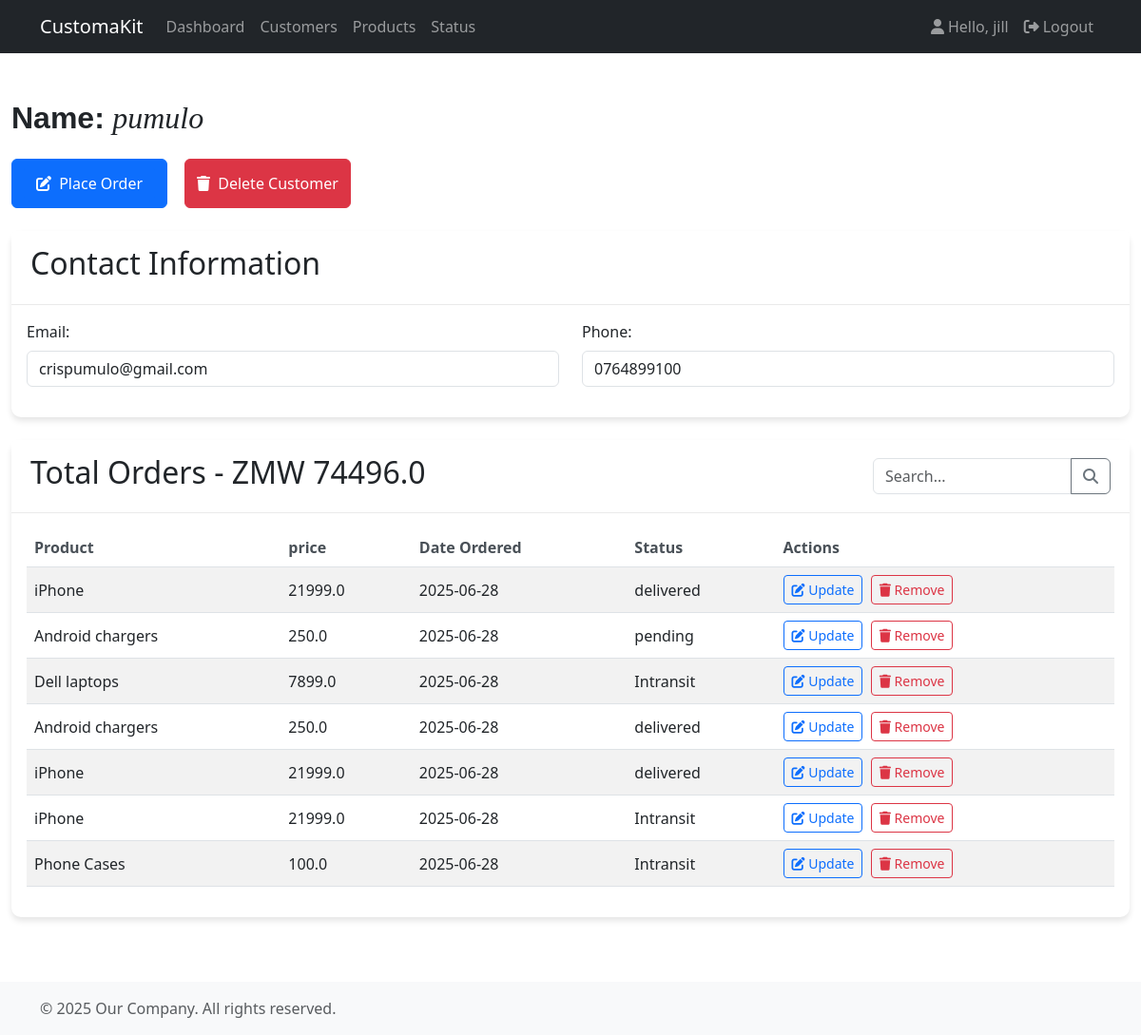
The app's page /customer/1/ (signed in) with its own data.
### customer/models.py (models this page shows, shortened)
class Customer(models.Model):
  user = models.OneToOneField(User, null=True, on_delete=models.CASCADE)
  name = models.CharField(max_length=200, null=True)
  phone = models.CharField(max_length=200, null=True)
  profile_pic = models.ImageField(null=True, blank=True)
  email = models.CharField(max_length=200, null=True, unique=True)
  created_at = models.DateTimeField(auto_now_add=True)

### product/models.py (models this page shows, shortened)
class Order(models.Model):
  STATUS = (
    ('delivered', 'delivered'),
    ('Intransit', 'Intransit'),
    ('pending', 'pending'),
  )
  customer = models.ForeignKey(Customer, null=True, on_delete=models.CASCADE)
  product = models.ForeignKey(Product, null=True, on_delete=models.CASCADE)
  status = models.CharField(max_length=100, null=True, choices=STATUS)
  created_at = models.DateTimeField(auto_now_add=True)

class Product(models.Model):
  name = models.CharField(max_length=70, null=True)
  price = models.FloatField(null=True)
  description = models.CharField(max_length=100, null=True)
  created_at = models.DateTimeField(auto_now_add=True)
  tags = models.ManyToManyField(Tag)

### accounts/decorators.py (the view)
    def wrapper_func(request, *args, **kwargs):
      group = ''
      if request.user.groups.exists():
        group = request.user.groups.all()[0].name
      if group in allowed_roles:
        return view_func(request, *args, **kwargs)
      else:
        return HttpResponse('You are not authorized to access this page')

### customer/views.py (called while the page is built)
@login_required(login_url='login')
@allowed_user(allowed_roles=['admin'])
def customer(request, pk):
  customers = Customer.objects.all()
  customer_name = Customer.objects.get(id=pk)
  order = customer_name.order_set.all()
  total_order=0.0
  orders = Order.objects.filter(customer_id=pk)
  for item in orders:
    total_order += item.product.price
  context = {
    'customers':customers,
    'total_order':total_order,
    'customer':customer_name,
    'orders':order,
  }
  return render(request, 'customer/customer.html', context)

### customer/templates/customer/customer.html (shortened to what this page needs)
{% extends 'accounts/main.html' %}
{% load static %}
{% block extra_css %}
<link rel="stylesheet" href="{% static 'customer.css' %}">
{% endblock %}
{% block content %}
<h2 class="mt-4 mb-4">
  <span style="font-family: Arial, sans-serif; font-weight: bold;">Name:</span>
  <span style="font-family: Georgia, serif; font-style: italic;">{{ customer.name }}</span>
</h2>
<div class="action-buttons mb-4">
    <button class="btn btn-primary me-2" id="updateCustomerBtn">
        <a class="btn btn-primary" href="{% url 'create_order' customer.id %}"><i class="fas fa-edit me-1" hre></i> Place Order</a>
    </button>
    <button class="btn btn-danger" id="deleteCustomerBtn">
        <i class="fas fa-trash me-1"></i> Delete Customer
    </button>
</div>
<div class="card mb-4">
    <div class="card-header">
        <h2>Contact Information</h2>
    </div>
    <div class="card-body">
        <div class="row">
            <div class="col-md-6 mb-3">
                <label for="email" class="form-label">Email:</label>
                <input type="email" class="form-control" id="email" value="{{ customer.email }}" readonly>
            </div>
            <div class="col-md-6 mb-3">
                <label for="phone" class="form-label">Phone:</label>
                <input type="tel" class="form-control" id="phone" value="{{ customer.phone }}" readonly>
            </div>
        </div>
    </div>
</div>
<div class="card">
    <div class="card-header">
        <div class="d-flex justify-content-between align-items-center">
            <h2>Total Orders - ZMW {{total_order}}</h2>
            <div class="search-box">
                <div class="input-group">
                    <input type="text" class="form-control" placeholder="Search..." id="orderSearch">
                    <button class="btn btn-outline-secondary" type="button">
                        <i class="fas fa-search"></i>
                    </button>
                </div>
            </div>
        </div>
    </div>
    <div class="card-body">
        <div class="table-responsive">
            <table class="table table-striped table-hover">
                <thead>
                    <tr>
                        <th>Product</th>
                        <th>price</th>
                        <th>Date Ordered</th>
                        <th>Status</th>
                        <th>Actions</th>
                    </tr>
                </thead>
                <tbody>
                    {% for order in orders %}
                    <tr>
                        <td>{{ order.product.name }}</td>
                        <td>{{ order.product.price }}</td>
                        <td>{{ order.created_at|date:"Y-m-d" }}</td>
                        <td>{{ order.status }}</td>
                        <td>
                            <button class="btn btn-sm btn-outline-primary me-1 update-order-btn" data-order-id="{{ order.id }}">
                                <i class="fas fa-edit"></i> Update
                            </button>
                            <button class="btn btn-sm btn-outline-danger remove-order-btn" data-order-id="{{ order.id }}">
                                <i class="fas fa-trash"></i> Remove
                            </button>
                        </td>
                    </tr>
                    {% endfor %}
                </tbody>
            </table>
        </div>
    </div>
</div>
{% endblock %}

### accounts/templates/accounts/navbar.html (shortened to what this page needs)
<nav class="navbar navbar-expand-lg navbar-dark bg-dark mb-4 sticky-top">
    <div class="container">
        <a class="navbar-brand">CustomaKit</a>
        <div class="collapse navbar-collapse" id="navbarNav">
            {% if request.user.is_staff %}
                <ul class="navbar-nav me-auto">
                    <li class="nav-item">
                        <a class="nav-link" href="{% url 'dashboard' %}">Dashboard</a>
                    </li>
                    <li class="nav-item">
                        <a class="nav-link" href="{% url 'customers_list' %}">Customers</a>
                    </li>
                    <li class="nav-item">
                        <a class="nav-link" href="{% url 'product_list' %}">Products</a>
                    </li>
                    <li class="nav-item">
                        <a class="nav-link" href="{% url 'statuses' %}">Status</a>
                    </li>
                </ul>
            {% else %}
                <ul class="navbar-nav me-auto">
                    <li class="nav-item">
                        <a class="nav-link" href="{% url 'settings' %}">Settings</a>
                    </li>
                </ul>
            {% endif %}
            <ul class="navbar-nav ms-auto">
                <li class="nav-item">
                    <a class="nav-link" href="#"><i class="fas fa-user me-1"></i>Hello, {{ request.user }}</a>
                </li>
                <li class="nav-item">
                    <a class="nav-link" href="{% url 'logout' %}"><i class="fas fa-sign-out-alt me-1"></i>Logout</a>
                </li>
            </ul>
        </div>
    </div>
</nav>

### customer/static/customer/css/customer.css (style rules this page uses)
.action-buttons { display: flex; gap: 10px; }
.card { border: none; border-radius: 10px; box-shadow: 0 4px 6px rgba(0, 0, 0, 0.1); margin-bottom: 20px; }
.card-header { background-color: #ffffff; border-bottom: 1px solid #eaeaea; padding: 15px 20px; }
.table th { font-weight: 600; color: #495057; border-top: none; }
.table td { vertical-align: middle; }
.search-box { width: 250px; }
a { text-decoration: none; }

### records on screen
Customer: name "pumulo", email "crispumulo@gmail.com", phone "0764899100"
Order: product.name "iPhone", product.price "21999.0", created_at "2025-06-28", status "delivered"
Order: product.name "Android chargers", product.price "250.0", created_at "2025-06-28", status "pending"
Order: product.name "Dell laptops", product.price "7899.0", created_at "2025-06-28", status "Intransit"
Order: product.name "Android chargers", product.price "250.0", created_at "2025-06-28", status "delivered"
Order: product.name "iPhone", product.price "21999.0", created_at "2025-06-28", status "delivered"
Order: product.name "iPhone", product.price "21999.0", created_at "2025-06-28", status "Intransit"
Order: product.name "Phone Cases", product.price "100.0", created_at "2025-06-28", status "Intransit"

### other values on screen
{{ request.user }} "jill"
{{ total_order }} "74496.0"
